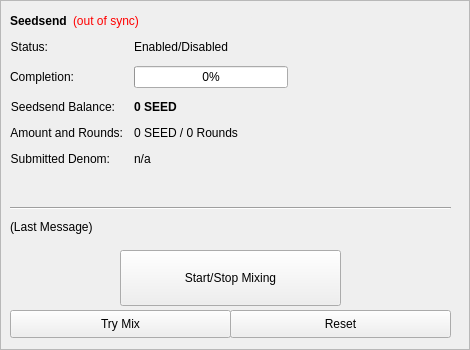
        <widget class="QFrame" name="frameDarksend">
         <property name="minimumSize">
          <size>
           <width>0</width>
           <height>350</height>
          </size>
         </property>
         <property name="layoutDirection">
          <enum>Qt::LeftToRight</enum>
         </property>
         <property name="frameShape">
          <enum>QFrame::StyledPanel</enum>
         </property>
         <property name="frameShadow">
          <enum>QFrame::Raised</enum>
         </property>
         <widget class="QWidget" name="formLayoutWidget">
          <property name="geometry">
           <rect>
            <x>10</x>
            <y>40</y>
            <width>451</width>
            <height>161</height>
           </rect>
          </property>
          <layout class="QFormLayout" name="formLayout">
           <property name="fieldGrowthPolicy">
            <enum>QFormLayout::AllNonFixedFieldsGrow</enum>
           </property>
           <property name="horizontalSpacing">
            <number>11</number>
           </property>
           <property name="verticalSpacing">
            <number>12</number>
           </property>
           <item row="0" column="0">
            <widget class="QLabel" name="darksendEnabledText">
             <property name="text">
              <string>Status:</string>
             </property>
             <property name="alignment">
              <set>Qt::AlignRight|Qt::AlignTrailing|Qt::AlignVCenter</set>
             </property>
            </widget>
           </item>
           <item row="0" column="1">
            <widget class="QLabel" name="darksendEnabled">
             <property name="text">
              <string>Enabled/Disabled</string>
             </property>
            </widget>
           </item>
           <item row="1" column="0">
            <widget class="QLabel" name="labelCompletitionText">
             <property name="text">
              <string>Completion:</string>
             </property>
             <property name="alignment">
              <set>Qt::AlignRight|Qt::AlignTrailing|Qt::AlignVCenter</set>
             </property>
            </widget>
           </item>
           <item row="1" column="1">
            <widget class="QProgressBar" name="darksendProgress">
             <property name="maximumSize">
              <size>
               <width>154</width>
               <height>16777215</height>
              </size>
             </property>
             <property name="value">
              <number>0</number>
             </property>
            </widget>
           </item>
           <item row="2" column="0">
            <widget class="QLabel" name="labelAnonymizedText">
             <property name="text">
              <string>Seedsend Balance:</string>
             </property>
             <property name="alignment">
              <set>Qt::AlignRight|Qt::AlignTrailing|Qt::AlignVCenter</set>
             </property>
            </widget>
           </item>
           <item row="2" column="1">
            <widget class="QLabel" name="labelAnonymized">
             <property name="font">
              <font>
               <weight>75</weight>
               <bold>true</bold>
              </font>
             </property>
             <property name="text">
              <string notr="true">0 SEED</string>
             </property>
            </widget>
           </item>
           <item row="3" column="0">
            <widget class="QLabel" name="labelAmountRoundsText">
             <property name="text">
              <string>Amount and Rounds:</string>
             </property>
             <property name="alignment">
              <set>Qt::AlignRight|Qt::AlignTrailing|Qt::AlignVCenter</set>
             </property>
            </widget>
           </item>
           <item row="3" column="1">
            <widget class="QLabel" name="labelAmountRounds">
             <property name="text">
              <string>0 SEED / 0 Rounds</string>
             </property>
            </widget>
           </item>
           <item row="4" column="0">
            <widget class="QLabel" name="labelSubmittedDenomText">
             <property name="text">
              <string>Submitted Denom:</string>
             </property>
             <property name="alignment">
              <set>Qt::AlignRight|Qt::AlignTrailing|Qt::AlignVCenter</set>
             </property>
            </widget>
           </item>
           <item row="4" column="1">
            <widget class="QLabel" name="labelSubmittedDenom">
             <property name="toolTip">
              <string>The denominations you submitted to the Masternode.&lt;br&gt;To mix, other users must submit the exact same denominations.</string>
             </property>
             <property name="text">
              <string>n/a</string>
             </property>
            </widget>
           </item>
          </layout>
         </widget>
         <widget class="QPushButton" name="runAutoDenom">
          <property name="geometry">
           <rect>
            <x>251</x>
            <y>17</y>
            <width>1</width>
            <height>1</height>
           </rect>
          </property>
          <property name="palette">
           <palette>
            <active>
             <colorrole role="WindowText">
              <brush brushstyle="SolidPattern">
               <color alpha="255">
                <red>0</red>
                <green>0</green>
                <blue>0</blue>
               </color>
              </brush>
             </colorrole>
             <colorrole role="Button">
              <brush brushstyle="SolidPattern">
               <color alpha="255">
                <red>239</red>
                <green>238</green>
                <blue>238</blue>
               </color>
              </brush>
             </colorrole>
             <colorrole role="Light">
              <brush brushstyle="SolidPattern">
               <color alpha="255">
                <red>255</red>
                <green>255</green>
                <blue>255</blue>
               </color>
              </brush>
             </colorrole>
             <colorrole role="Midlight">
              <brush brushstyle="SolidPattern">
               <color alpha="255">
                <red>247</red>
                <green>246</green>
                <blue>246</blue>
               </color>
              </brush>
             </colorrole>
             <colorrole role="Dark">
              <brush brushstyle="SolidPattern">
               <color alpha="255">
                <red>119</red>
                <green>119</green>
                <blue>119</blue>
               </color>
              </brush>
             </colorrole>
             <colorrole role="Mid">
              <brush brushstyle="SolidPattern">
               <color alpha="255">
                <red>159</red>
                <green>159</green>
                <blue>159</blue>
               </color>
              </brush>
             </colorrole>
             <colorrole role="Text">
              <brush brushstyle="SolidPattern">
               <color alpha="255">
                <red>0</red>
                <green>0</green>
                <blue>0</blue>
               </color>
              </brush>
             </colorrole>
             <colorrole role="BrightText">
              <brush brushstyle="SolidPattern">
               <color alpha="255">
                <red>255</red>
                <green>255</green>
                <blue>255</blue>
               </color>
              </brush>
             </colorrole>
             <colorrole role="ButtonText">
              <brush brushstyle="SolidPattern">
               <color alpha="255">
                <red>0</red>
                <green>0</green>
                <blue>0</blue>
               </color>
              </brush>
             </colorrole>
             <colorrole role="Base">
              <brush brushstyle="SolidPattern">
               <color alpha="255">
                <red>255</red>
                <green>255</green>
                <blue>255</blue>
               </color>
              </brush>
             </colorrole>
             <colorrole role="Window">
              <brush brushstyle="SolidPattern">
               <color alpha="255">
                <red>239</red>
                <green>238</green>
                <blue>238</blue>
               </color>
              </brush>
             </colorrole>
             <colorrole role="Shadow">
              <brush brushstyle="SolidPattern">
               <color alpha="255">
                <red>0</red>
                <green>0</green>
                <blue>0</blue>
               </color>
              </brush>
             </colorrole>
             <colorrole role="AlternateBase">
              <brush brushstyle="SolidPattern">
               <color alpha="255">
                <red>247</red>
                <green>246</green>
                <blue>246</blue>
               </color>
              </brush>
             </colorrole>
             <colorrole role="ToolTipBase">
              <brush brushstyle="SolidPattern">
               <color alpha="255">
                <red>255</red>
                <green>255</green>
                <blue>220</blue>
               </color>
              </brush>
             </colorrole>
             <colorrole role="ToolTipText">
              <brush brushstyle="SolidPattern">
               <color alpha="255">
                <red>0</red>
                <green>0</green>
                <blue>0</blue>
               </color>
              </brush>
             </colorrole>
            </active>
            <inactive>
             <colorrole role="WindowText">
              <brush brushstyle="SolidPattern">
               <color alpha="255">
                <red>0</red>
                <green>0</green>
                <blue>0</blue>
               </color>
              </brush>
             </colorrole>
             <colorrole role="Button">
              <brush brushstyle="SolidPattern">
               <color alpha="255">
                <red>239</red>
                <green>238</green>
                <blue>238</blue>
               </color>
              </brush>
             </colorrole>
             <colorrole role="Light">
              <brush brushstyle="SolidPattern">
               <color alpha="255">
                <red>255</red>
                <green>255</green>
                <blue>255</blue>
               </color>
              </brush>
             </colorrole>
             <colorrole role="Midlight">
              <brush brushstyle="SolidPattern">
               <color alpha="255">
                <red>247</red>
                <green>246</green>
                <blue>246</blue>
               </color>
              </brush>
             </colorrole>
             <colorrole role="Dark">
              <brush brushstyle="SolidPattern">
               <color alpha="255">
                <red>119</red>
                <green>119</green>
                <blue>119</blue>
               </color>
              </brush>
             </colorrole>
             <colorrole role="Mid">
              <brush brushstyle="SolidPattern">
               <color alpha="255">
                <red>159</red>
                <green>159</green>
                <blue>159</blue>
               </color>
              </brush>
             </colorrole>
             <colorrole role="Text">
              <brush brushstyle="SolidPattern">
               <color alpha="255">
                <red>0</red>
                <green>0</green>
                <blue>0</blue>
               </color>
              </brush>
             </colorrole>
             <colorrole role="BrightText">
              <brush brushstyle="SolidPattern">
               <color alpha="255">
                <red>255</red>
                <green>255</green>
                <blue>255</blue>
               </color>
              </brush>
             </colorrole>
             <colorrole role="ButtonText">
              <brush brushstyle="SolidPattern">
               <color alpha="255">
                <red>0</red>
                <green>0</green>
                <blue>0</blue>
               </color>
              </brush>
             </colorrole>
             <colorrole role="Base">
              <brush brushstyle="SolidPattern">
               <color alpha="255">
                <red>255</red>
                <green>255</green>
                <blue>255</blue>
               </color>
              </brush>
             </colorrole>
             <colorrole role="Window">
              <brush brushstyle="SolidPattern">
               <color alpha="255">
                <red>239</red>
                <green>238</green>
                <blue>238</blue>
               </color>
              </brush>
             </colorrole>
             <colorrole role="Shadow">
              <brush brushstyle="SolidPattern">
               <color alpha="255">
                <red>0</red>
                <green>0</green>
                <blue>0</blue>
               </color>
              </brush>
             </colorrole>
             <colorrole role="AlternateBase">
              <brush brushstyle="SolidPattern">
               <color alpha="255">
                <red>247</red>
                <green>246</green>
                <blue>246</blue>
               </color>
              </brush>
             </colorrole>
             <colorrole role="ToolTipBase">
              <brush brushstyle="SolidPattern">
               <color alpha="255">
                <red>255</red>
                <green>255</green>
                <blue>220</blue>
               </color>
              </brush>
             </colorrole>
             <colorrole role="ToolTipText">
              <brush brushstyle="SolidPattern">
               <color alpha="255">
                <red>0</red>
                <green>0</green>
                <blue>0</blue>
               </color>
              </brush>
             </colorrole>
            </inactive>
            <disabled>
             <colorrole role="WindowText">
              <brush brushstyle="SolidPattern">
               <color alpha="255">
                <red>119</red>
                <green>119</green>
                <blue>119</blue>
               </color>
              </brush>
             </colorrole>
             <colorrole role="Button">
              <brush brushstyle="SolidPattern">
               <color alpha="255">
                <red>239</red>
                <green>238</green>
                <blue>238</blue>
               </color>
              </brush>
             </colorrole>
             <colorrole role="Light">
              <brush brushstyle="SolidPattern">
               <color alpha="255">
                <red>255</red>
                <green>255</green>
                <blue>255</blue>
               </color>
              </brush>
             </colorrole>
             <colorrole role="Midlight">
              <brush brushstyle="SolidPattern">
               <color alpha="255">
                <red>247</red>
                <green>246</green>
                <blue>246</blue>
               </color>
              </brush>
             </colorrole>
             <colorrole role="Dark">
              <brush brushstyle="SolidPattern">
               <color alpha="255">
                <red>119</red>
                <green>119</green>
                <blue>119</blue>
               </color>
              </brush>
             </colorrole>
             <colorrole role="Mid">
              <brush brushstyle="SolidPattern">
               <color alpha="255">
                <red>159</red>
                <green>159</green>
                <blue>159</blue>
               </color>
              </brush>
             </colorrole>
             <colorrole role="Text">
              <brush brushstyle="SolidPattern">
               <color alpha="255">
                <red>119</red>
                <green>119</green>
                <blue>119</blue>
               </color>
              </brush>
             </colorrole>
             <colorrole role="BrightText">
              <brush brushstyle="SolidPattern">
               <color alpha="255">
                <red>255</red>
                <green>255</green>
                <blue>255</blue>
               </color>
              </brush>
             </colorrole>
             <colorrole role="ButtonText">
              <brush brushstyle="SolidPattern">
               <color alpha="255">
                <red>119</red>
                <green>119</green>
                <blue>119</blue>
               </color>
              </brush>
             </colorrole>
             <colorrole role="Base">
              <brush brushstyle="SolidPattern">
               <color alpha="255">
                <red>239</red>
                <green>238</green>
                <blue>238</blue>
               </color>
              </brush>
             </colorrole>
             <colorrole role="Window">
              <brush brushstyle="SolidPattern">
               <color alpha="255">
                <red>239</red>
                <green>238</green>
                <blue>238</blue>
               </color>
              </brush>
             </colorrole>
             <colorrole role="Shadow">
              <brush brushstyle="SolidPattern">
               <color alpha="255">
                <red>0</red>
                <green>0</green>
                <blue>0</blue>
               </color>
              </brush>
             </colorrole>
             <colorrole role="AlternateBase">
              <brush brushstyle="SolidPattern">
               <color alpha="255">
                <red>239</red>
                <green>238</green>
                <blue>238</blue>
               </color>
              </brush>
             </colorrole>
             <colorrole role="ToolTipBase">
              <brush brushstyle="SolidPattern">
               <color alpha="255">
                <red>255</red>
                <green>255</green>
                <blue>220</blue>
               </color>
              </brush>
             </colorrole>
             <colorrole role="ToolTipText">
              <brush brushstyle="SolidPattern">
               <color alpha="255">
                <red>0</red>
                <green>0</green>
                <blue>0</blue>
               </color>
              </brush>
             </colorrole>
            </disabled>
           </palette>
          </property>
          <property name="focusPolicy">
           <enum>Qt::NoFocus</enum>
          </property>
          <property name="autoFillBackground">
           <bool>true</bool>
          </property>
          <property name="text">
           <string/>
          </property>
          <property name="flat">
           <bool>true</bool>
          </property>
         </widget>
         <widget class="QPushButton" name="toggleDarksend">
          <property name="geometry">
           <rect>
            <x>120</x>
            <y>250</y>
            <width>221</width>
            <height>56</height>
           </rect>
          </property>
          <property name="sizePolicy">
           <sizepolicy hsizetype="MinimumExpanding" vsizetype="Fixed">
            <horstretch>0</horstretch>
            <verstretch>0</verstretch>
           </sizepolicy>
          </property>
          <property name="text">
           <string>Start/Stop Mixing</string>
          </property>
         </widget>
         <widget class="Line" name="lineLastMessage">
          <property name="geometry">
           <rect>
            <x>10</x>
            <y>200</y>
            <width>441</width>
            <height>16</height>
           </rect>
          </property>
          <property name="orientation">
           <enum>Qt::Horizontal</enum>
          </property>
         </widget>
         <widget class="QLabel" name="darkSendStatus">
          <property name="geometry">
           <rect>
            <x>10</x>
            <y>220</y>
            <width>451</width>
            <height>61</height>
           </rect>
          </property>
          <property name="minimumSize">
           <size>
            <width>288</width>
            <height>43</height>
           </size>
          </property>
          <property name="text">
           <string>(Last Message)</string>
          </property>
          <property name="alignment">
           <set>Qt::AlignLeading|Qt::AlignLeft|Qt::AlignTop</set>
          </property>
          <property name="wordWrap">
           <bool>true</bool>
          </property>
         </widget>
         <widget class="QPushButton" name="darksendAuto">
          <property name="geometry">
           <rect>
            <x>10</x>
            <y>310</y>
            <width>221</width>
            <height>28</height>
           </rect>
          </property>
          <property name="sizePolicy">
           <sizepolicy hsizetype="MinimumExpanding" vsizetype="Fixed">
            <horstretch>0</horstretch>
            <verstretch>0</verstretch>
           </sizepolicy>
          </property>
          <property name="toolTip">
           <string>Try to manually submit a Seedsend request.</string>
          </property>
          <property name="text">
           <string>Try Mix</string>
          </property>
         </widget>
         <widget class="QPushButton" name="darksendReset">
          <property name="geometry">
           <rect>
            <x>230</x>
            <y>310</y>
            <width>221</width>
            <height>28</height>
           </rect>
          </property>
          <property name="sizePolicy">
           <sizepolicy hsizetype="MinimumExpanding" vsizetype="Fixed">
            <horstretch>0</horstretch>
            <verstretch>0</verstretch>
           </sizepolicy>
          </property>
          <property name="toolTip">
           <string>Reset the current status of Seedsend (can interrupt Seedsend if it's in the process of Mixing, which can cost you money!)</string>
          </property>
          <property name="autoFillBackground">
           <bool>false</bool>
          </property>
          <property name="text">
           <string>Reset</string>
          </property>
         </widget>
         <widget class="QWidget" name="layoutWidget">
          <property name="geometry">
           <rect>
            <x>10</x>
            <y>10</y>
            <width>431</width>
            <height>22</height>
           </rect>
          </property>
          <layout class="QHBoxLayout" name="horizontalLayout_5">
           <item>
            <widget class="QLabel" name="label_2">
             <property name="font">
              <font>
               <weight>75</weight>
               <bold>true</bold>
              </font>
             </property>
             <property name="text">
              <string>Seedsend</string>
             </property>
            </widget>
           </item>
           <item>
            <widget class="QLabel" name="labelDarksendSyncStatus">
             <property name="toolTip">
              <string>The displayed information may be out of date. Your wallet automatically synchronizes with the SEED network after a connection is established, but this process has not completed yet.</string>
             </property>
             <property name="styleSheet">
              <string notr="true">QLabel { color: red; }</string>
             </property>
             <property name="text">
              <string notr="true">(out of sync)</string>
             </property>
             <property name="alignment">
              <set>Qt::AlignLeading|Qt::AlignLeft|Qt::AlignVCenter</set>
             </property>
            </widget>
           </item>
           <item>
            <spacer name="horizontalSpacer_4">
             <property name="orientation">
              <enum>Qt::Horizontal</enum>
             </property>
             <property name="sizeHint" stdset="0">
              <size>
               <width>40</width>
               <height>20</height>
              </size>
             </property>
            </spacer>
           </item>
          </layout>
         </widget>
        </widget>
